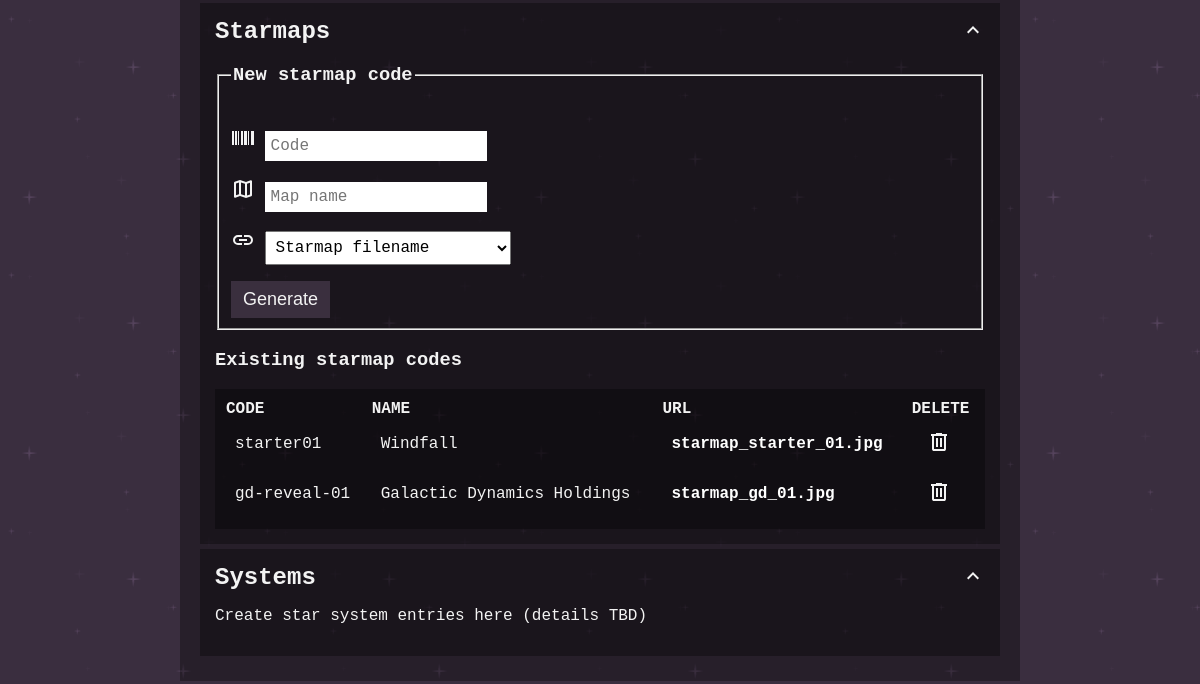
Page /admin (signed in, lower part) on the earlier database version.
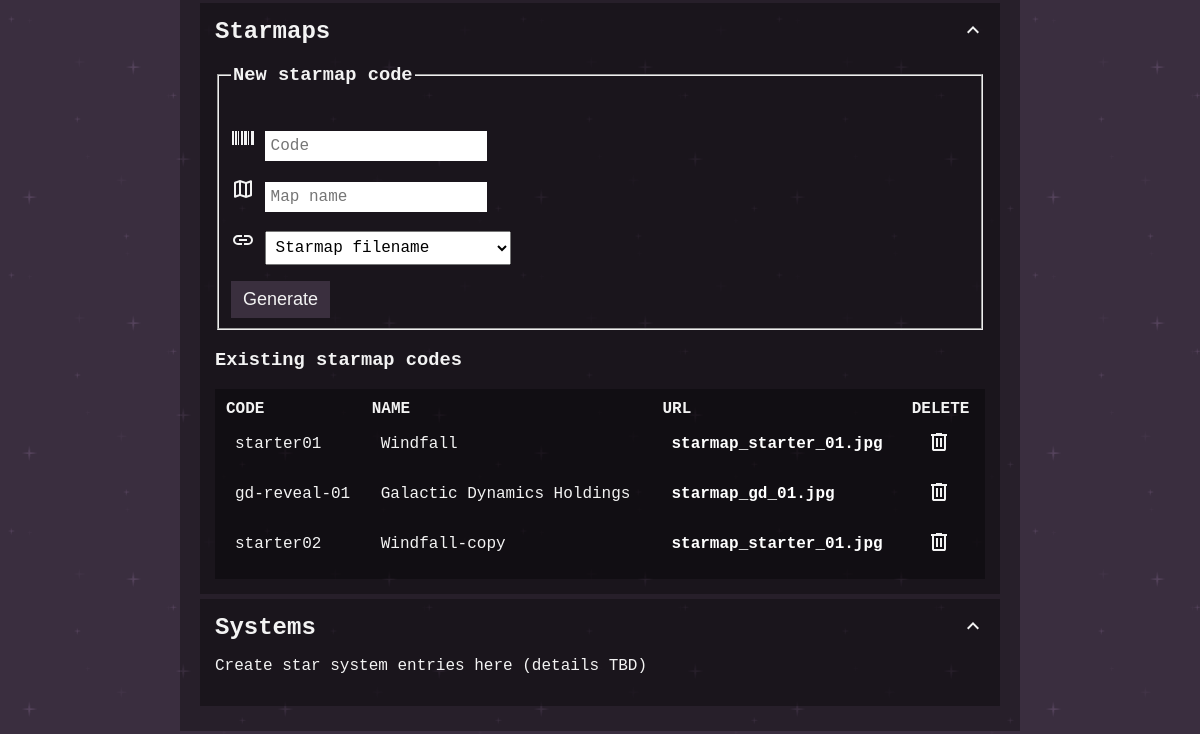
Same page on the later database version.
### tables this page shows
CREATE TABLE starmaps (
id INTEGER PRIMARY KEY AUTOINCREMENT NOT NULL,
mapname TEXT NOT NULL UNIQUE,
url TEXT,
code TEXT UNIQUE
);

### app.py (the view)
@app.route("/admin")
@login_required
def admin():
    if session.get("admin") != 1:
        return render_template("error.html", error_message="administrator access only")
    user_list = db.execute("SELECT * FROM users ORDER BY id")
    credsticks_list = db.execute("SELECT * FROM credsticks ORDER BY id")
    starmaps_directory = os.path.join(app.static_folder, 'starmaps')
    starmap_urls = [file for file in os.listdir(starmaps_directory) if file.endswith('.jpg')]
    starmaps_list = db.execute("SELECT * FROM starmaps ORDER BY id")
    return render_template("admin.html", user_list=user_list, credsticks_list=credsticks_list, starmap_urls=starmap_urls, starmaps_list=starmaps_list)

### app.py (called while the page is built)
@app.context_processor
def inject_admin_status():
    admin_status = session.get("admin", 0)
    return dict(admin=admin_status)

@app.after_request
def after_request(response):
    response.headers["Cache-Control"] = "no-cache, no-store, must-revalidate"
    response.headers["Expires"] = 0
    response.headers["Pragma"] = "no-cache"
    return response

### helpers.py (called while the page is built)
def login_required(f):
    @wraps(f)
    def decorated_function(*args, **kwargs):
        if session.get("user_id") is None:
            return redirect("/login")
        return f(*args, **kwargs)
    return decorated_function

### templates/admin.html (shortened to what this page needs)
{% extends "layout.html" %}
{% block main %}
<div class="darker">
    <h2 class="cursor_pointer" onclick="collapseSegment('admin_starmaps', 'admin_starmaps_expand')">
        Starmaps
        <img class="float_right" id="admin_starmaps_expand" src="static\icon-arrow-up.svg" />
    </h2>
    <div class="collapsible" id="admin_starmaps">
        <div>
            <form action="/starmap_creation" method="post">
                <fieldset>
                    <legend>
                        <h3>New starmap code</h3>
                    </legend>
                    <p>
                        <img src="static\icon-code.svg" alt="code" />
                        <input autocomplete="off" name="starmap_code" placeholder="Code" type="text">
                    </p>
                    <p>
                        <img src="static\icon-map.svg" alt="map name" />
                        <input name="starmap_mapname" placeholder="Map name" type="text">
                    </p>
                    <p>
                        <img src="static\icon-link.svg" alt="URL" />
                        <select name="starmap_url">
                            <option value="blank" selected disabled>Starmap filename</option>
                        </select>
                    </p>
                    <button type="submit" class="ui_button">Generate</button>
                </fieldset>
            </form>
        </div>
        <h3>Existing starmap codes</h3>
        <table class="dark_table">
            <thead>
                <tr>
                    <th>CODE</th>
                    <th>NAME</th>
                    <th>URL</th>
                    <th>DELETE</th>
                </tr>
            </thead>
            <tbody>
                {% for map in starmaps_list %}
                <tr>
                    <td>
                        {{ map.code }}
                    </td>
                    <td>
                        {{ map.mapname }}
                    </td>
                    <td>
                        <a href="static\starmaps\{{ map.url }}" target="_blank">{{ map.url }}</a>
                    </td>
                    <td>
                        <form action="{{ url_for('remove_starmap_code', starmap_id=map.id)}}" method="POST"
                            style="display: inline;">
                            <button type="submit" class="cursor_pointer" style="border: none; background: none;">
                                <img src="static\icon-bin.svg" alt="delete" />
                            </button>
                        </form>
                    </td>
                </tr>
                {% endfor %}
            </tbody>
        </table>
    </div>
</div>
<div class="darker">
    <h2 class="cursor_pointer" onclick="collapseSegment('admin_systems', 'admin_systems_expand')">
        Systems
        <img class="float_right" id="admin_systems_expand" src="static\icon-arrow-up.svg" />
    </h2>
    <div class="collapsible" id="admin_systems">
        <p>Create star system entries here (details TBD)</p>
    </div>
</div>
{% endblock %}

### templates/layout.html (shortened to what this page needs)
<!DOCTYPE html>
<html lang="en">
<head>
    <link href="{{ url_for('static', filename='style_default.css') }}" rel="stylesheet">
</head>
<body>
    <main>
        {% block main %}{% endblock %}
    </main>
</body>
</html>

### static/style_default.css (style rules this page uses)
body { background-color: #392e40; background-image: url("darkPurple.png"); background-repeat: repeat; font-family: "Courier New", Courier, monospace; color: #f3f3f3; }
main { max-width: 800px; margin-left: auto; margin-right: auto; margin-top: 75px; background-color: rgba(0, 0, 0, 0.33); padding: 20px; }
.darker { background-color: rgba(0, 0, 0, 0.33); padding: 15px; margin-top: 5px; margin-bottom: 5px; }
a { text-decoration: none; color: white; font-weight: bold; }
.float_right { float: right; }
.cursor_pointer { cursor: pointer; }
.collapsible { overflow: hidden; display: block; }
.dark_table { border: none; border-spacing: 0px; width: 100%; background-color: rgba(0, 0, 0, 0.33); padding: 10px; text-align: left; }
.dark_table td { padding: 10px; }
.ui_button, .warning_button { padding: 8px 12px; font-size: large; text-align: center; cursor: pointer; outline: none; color: #f3f3f3; background-color: rgba(58, 47, 62, 1); border: none; }
input { border: none; font-size: 16px; font-family: "Courier New", Courier, monospace; padding: 6px; }
select { font-size: 16px; font-family: "Courier New", Courier, monospace; padding: 6px; }

### templates/admin.html (style rules this page uses)
h2 { margin-top: 0px; margin-bottom: 0px; }

Differences in the rows shown:
added starmaps: code "starter02", mapname "Windfall-copy", url "starmap_starter_01.jpg"
